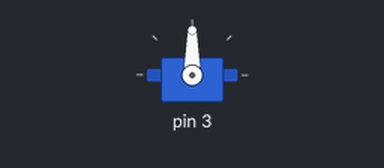
Recording of a sketch running on a simulated Arduino Uno, built with avr-gcc and run on an emulated ATmega328P. On the bench: servo.

Above: at 0.15 s.
Timing chart, 0 to 3.1 s (numbered marks = the images above):
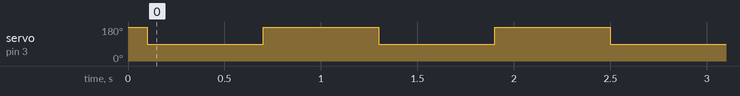

Measured:
- by itself, servo on pin 3: alternates 180° for 0.60 s and 90° for 0.60 s

The sketch:

Servotest.ino.ino
```cpp
#include "Addition.h"
#include "Servo.h"
Addition a(3);
void setup() {
  a.start();
}

void loop() {
  a.open();
  delay(500);
  a.close();
  delay(500);
}
```

Addition.cpp
```cpp
#include "Arduino.h"
#include "Servo.h"
#include "Addition.h"
Addition::Addition(int pin){
  this->pin=pin;
}
Addition::Addition(int pin, int unit){
  this->pin=pin;
  this->unit=unit;
}
void Addition::start(){
  s.attach(pin);
  close();
}
void Addition::open(){
  s.write(90);
  delay(100);
}
void Addition::close(){
  s.write(180);
  delay(100);
}
void Addition::openFor(int miliseconds){
  open();
  delay(miliseconds);
  close();
}
void Addition::openForUnit(int numberOfUnits){
  open();
  delay(numberOfUnits*unit);
  close();
}
```

Addition.h
```cpp
#ifndef Addition_h
#define Addition_h

#include "Arduino.h"
#include "Servo.h"
class Addition{
  public:
    Addition(int pin);
    Addition(int pin, int unit);
    void open();
    void close();
    void start();
    void openFor(int miliseconds);
    void openForUnit(int numberOfUnits);
  private:
    Servo s;
    int pin;
    int unit;
};
#endif
```
